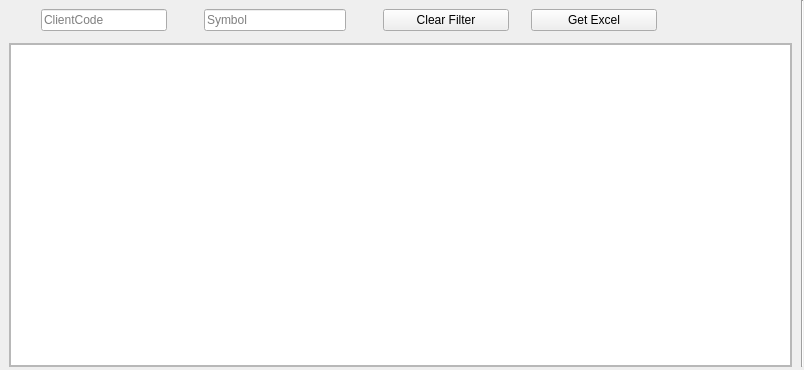
<?xml version="1.0" encoding="UTF-8"?>
<ui version="4.0">
 <class>MainWindow</class>
 <widget class="QMainWindow" name="MainWindow">
  <property name="geometry">
   <rect>
    <x>0</x>
    <y>0</y>
    <width>804</width>
    <height>370</height>
   </rect>
  </property>
  <property name="windowTitle">
   <string>MainWindow</string>
  </property>
  <property name="dockOptions">
   <set>QMainWindow::AllowNestedDocks|QMainWindow::AllowTabbedDocks|QMainWindow::AnimatedDocks|QMainWindow::ForceTabbedDocks|QMainWindow::GroupedDragging|QMainWindow::VerticalTabs</set>
  </property>
  <widget class="QWidget" name="centralwidget">
   <layout class="QGridLayout" name="gridLayout">
    <property name="leftMargin">
     <number>0</number>
    </property>
    <property name="topMargin">
     <number>0</number>
    </property>
    <property name="rightMargin">
     <number>0</number>
    </property>
    <property name="bottomMargin">
     <number>0</number>
    </property>
    <property name="horizontalSpacing">
     <number>3</number>
    </property>
    <property name="verticalSpacing">
     <number>0</number>
    </property>
    <item row="2" column="2">
     <widget class="QFrame" name="mainFrame">
      <property name="sizePolicy">
       <sizepolicy hsizetype="Expanding" vsizetype="Expanding">
        <horstretch>0</horstretch>
        <verstretch>0</verstretch>
       </sizepolicy>
      </property>
      <property name="frameShape">
       <enum>QFrame::StyledPanel</enum>
      </property>
      <property name="frameShadow">
       <enum>QFrame::Raised</enum>
      </property>
      <layout class="QGridLayout" name="gridLayout_4">
       <property name="leftMargin">
        <number>0</number>
       </property>
       <property name="topMargin">
        <number>0</number>
       </property>
       <property name="rightMargin">
        <number>0</number>
       </property>
       <property name="bottomMargin">
        <number>0</number>
       </property>
       <property name="spacing">
        <number>0</number>
       </property>
       <item row="0" column="0">
        <widget class="QTableView" name="tableView">
         <property name="font">
          <font>
           <pointsize>11</pointsize>
          </font>
         </property>
         <property name="styleSheet">
          <string notr="true"/>
         </property>
         <property name="selectionBehavior">
          <enum>QAbstractItemView::SelectRows</enum>
         </property>
         <property name="showGrid">
          <bool>true</bool>
         </property>
         <property name="sortingEnabled">
          <bool>true</bool>
         </property>
         <attribute name="verticalHeaderDefaultSectionSize">
          <number>23</number>
         </attribute>
        </widget>
       </item>
      </layout>
     </widget>
    </item>
    <item row="1" column="2">
     <widget class="Line" name="line_2">
      <property name="styleSheet">
       <string notr="true">background-color: transparent;</string>
      </property>
      <property name="orientation">
       <enum>Qt::Horizontal</enum>
      </property>
     </widget>
    </item>
    <item row="3" column="1">
     <widget class="Line" name="line_18">
      <property name="orientation">
       <enum>Qt::Horizontal</enum>
      </property>
     </widget>
    </item>
    <item row="0" column="4" rowspan="3">
     <widget class="Line" name="line_17">
      <property name="orientation">
       <enum>Qt::Vertical</enum>
      </property>
     </widget>
    </item>
    <item row="2" column="3">
     <widget class="Line" name="line_3">
      <property name="styleSheet">
       <string notr="true">background-color: transparent;</string>
      </property>
      <property name="orientation">
       <enum>Qt::Vertical</enum>
      </property>
     </widget>
    </item>
    <item row="2" column="0">
     <widget class="Line" name="line">
      <property name="styleSheet">
       <string notr="true">background-color: transparent;</string>
      </property>
      <property name="orientation">
       <enum>Qt::Vertical</enum>
      </property>
     </widget>
    </item>
    <item row="0" column="1" colspan="3">
     <widget class="QWidget" name="indexBar" native="true">
      <property name="sizePolicy">
       <sizepolicy hsizetype="Preferred" vsizetype="Minimum">
        <horstretch>0</horstretch>
        <verstretch>0</verstretch>
       </sizepolicy>
      </property>
      <property name="minimumSize">
       <size>
        <width>0</width>
        <height>0</height>
       </size>
      </property>
      <property name="styleSheet">
       <string notr="true"/>
      </property>
      <layout class="QGridLayout" name="gridLayout_2">
       <item row="0" column="0" rowspan="2">
        <widget class="Line" name="line_4">
         <property name="maximumSize">
          <size>
           <width>20</width>
           <height>16777215</height>
          </size>
         </property>
         <property name="styleSheet">
          <string notr="true">background-color: transparent;</string>
         </property>
         <property name="orientation">
          <enum>Qt::Horizontal</enum>
         </property>
        </widget>
       </item>
       <item row="0" column="1" rowspan="2">
        <widget class="QLineEdit" name="le_text">
         <property name="sizePolicy">
          <sizepolicy hsizetype="Preferred" vsizetype="Fixed">
           <horstretch>0</horstretch>
           <verstretch>0</verstretch>
          </sizepolicy>
         </property>
         <property name="maximumSize">
          <size>
           <width>200</width>
           <height>16777215</height>
          </size>
         </property>
         <property name="placeholderText">
          <string>ClientCode</string>
         </property>
        </widget>
       </item>
       <item row="0" column="2" rowspan="2">
        <widget class="Line" name="line_7">
         <property name="maximumSize">
          <size>
           <width>25</width>
           <height>16777215</height>
          </size>
         </property>
         <property name="styleSheet">
          <string notr="true">background-color: transparent;</string>
         </property>
         <property name="orientation">
          <enum>Qt::Horizontal</enum>
         </property>
        </widget>
       </item>
       <item row="0" column="3" rowspan="2" colspan="2">
        <widget class="QLineEdit" name="le_text_2">
         <property name="sizePolicy">
          <sizepolicy hsizetype="Preferred" vsizetype="Fixed">
           <horstretch>0</horstretch>
           <verstretch>0</verstretch>
          </sizepolicy>
         </property>
         <property name="maximumSize">
          <size>
           <width>200</width>
           <height>16777215</height>
          </size>
         </property>
         <property name="placeholderText">
          <string>Symbol</string>
         </property>
        </widget>
       </item>
       <item row="0" column="6" rowspan="2">
        <widget class="QPushButton" name="pbClearfilter">
         <property name="minimumSize">
          <size>
           <width>100</width>
           <height>0</height>
          </size>
         </property>
         <property name="maximumSize">
          <size>
           <width>200</width>
           <height>16777215</height>
          </size>
         </property>
         <property name="text">
          <string>Clear Filter</string>
         </property>
        </widget>
       </item>
       <item row="0" column="8" rowspan="2">
        <widget class="QPushButton" name="pbGetExcel">
         <property name="minimumSize">
          <size>
           <width>100</width>
           <height>0</height>
          </size>
         </property>
         <property name="maximumSize">
          <size>
           <width>200</width>
           <height>16777215</height>
          </size>
         </property>
         <property name="text">
          <string>Get Excel</string>
         </property>
        </widget>
       </item>
       <item row="0" column="5" rowspan="2">
        <widget class="Line" name="line_9">
         <property name="maximumSize">
          <size>
           <width>25</width>
           <height>16777215</height>
          </size>
         </property>
         <property name="styleSheet">
          <string notr="true">background-color: transparent;</string>
         </property>
         <property name="orientation">
          <enum>Qt::Horizontal</enum>
         </property>
        </widget>
       </item>
       <item row="1" column="4">
        <widget class="Line" name="line_5">
         <property name="maximumSize">
          <size>
           <width>10</width>
           <height>16777215</height>
          </size>
         </property>
         <property name="styleSheet">
          <string notr="true">background-color: transparent;</string>
         </property>
         <property name="orientation">
          <enum>Qt::Horizontal</enum>
         </property>
        </widget>
       </item>
       <item row="1" column="9">
        <widget class="Line" name="line_6">
         <property name="minimumSize">
          <size>
           <width>1</width>
           <height>0</height>
          </size>
         </property>
         <property name="styleSheet">
          <string notr="true">background-color:transparent</string>
         </property>
         <property name="orientation">
          <enum>Qt::Horizontal</enum>
         </property>
        </widget>
       </item>
       <item row="1" column="7">
        <widget class="Line" name="line_8">
         <property name="maximumSize">
          <size>
           <width>10</width>
           <height>16777215</height>
          </size>
         </property>
         <property name="styleSheet">
          <string notr="true">background-color: transparent;</string>
         </property>
         <property name="orientation">
          <enum>Qt::Horizontal</enum>
         </property>
        </widget>
       </item>
      </layout>
     </widget>
    </item>
   </layout>
  </widget>
 </widget>
 <resources/>
 <connections/>
</ui>
